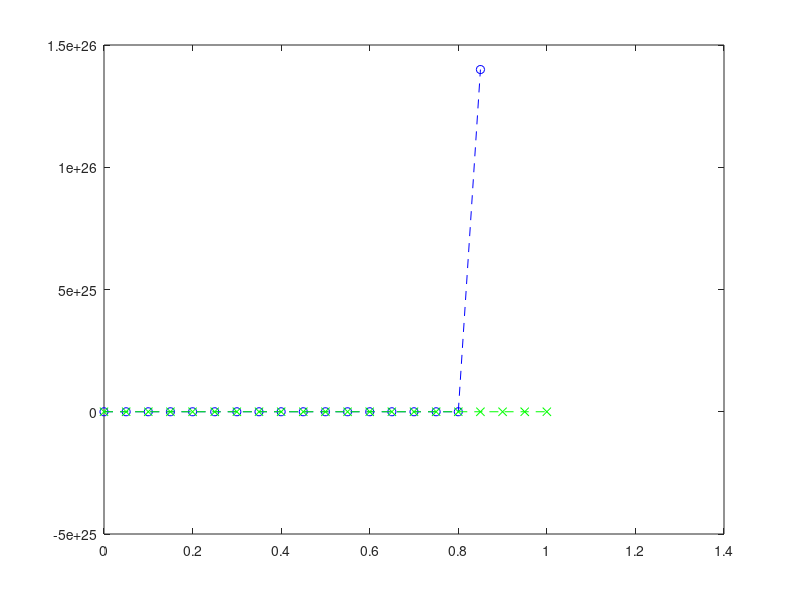

This figure's MATLAB source:
function rungekutta
h = 0.05;
t(1) = 0.0;
w(1) = 1.0;
ye(1)=1.0;
fprintf(' Step 0: t = %12.8f, w = %12.8f\n', t, w);
for i=1:20
k1 = h*f(t(i),w(i));
k2 = h*f(t(i)+h/2, w(i)+k1/2);
k3 = h*f(t(i)+h/2, w(i)+k2/2);
k4 = h*f(t(i)+h, w(i)+k3);
w(i+1) = w(i) + (k1+2*k2+2*k3+k4)/6;
t(i+1) = t(i) + h;
fprintf('Step %d: t = %6.4f, w = %18.15f\n', i, t(i+1), w(i+1));

disp(t(i+1));
ye(i+1) = tan(t(i+1) + pi/4);


end
%plot(t,ye,'g--x')
plot(t,w,'b--o',t,ye,'g--x')
%%%%%%%%%%%%%%%%%%
function v = f(t,y)
v = y^2+1;